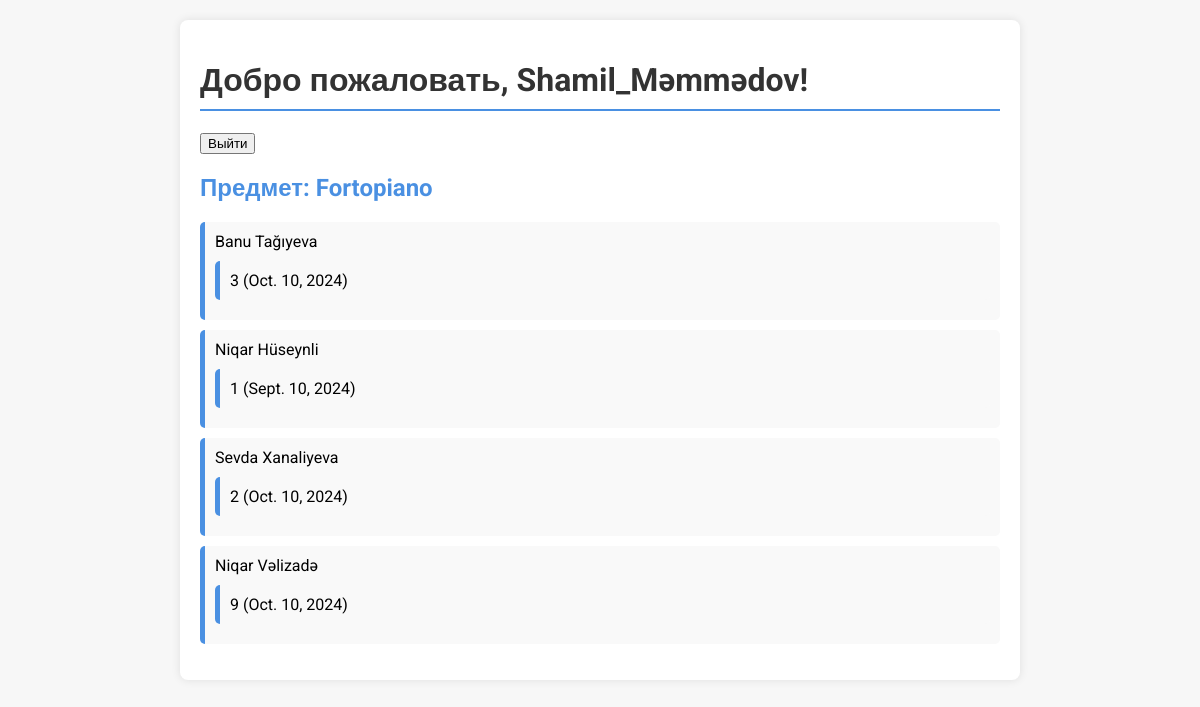
The app's page /teacher/dashboard/ (signed in) with its own data.
### journal_app/models.py (models this page shows, shortened)
class Teacher(models.Model):
    user = models.OneToOneField(User, on_delete=models.CASCADE)
    subject = models.ForeignKey(Subject, on_delete=models.CASCADE)

class Subject(models.Model):
    name = models.CharField(max_length=100)

class Student(models.Model):
    first_name = models.CharField(max_length=100)
    last_name = models.CharField(max_length=100)
    student_id = models.CharField(max_length=10, unique=True)
    date_of_birth = models.DateField()

class Grade(models.Model):
    student = models.ForeignKey(Student, on_delete=models.CASCADE)
    subject = models.ForeignKey(Subject, on_delete=models.CASCADE)
    grade = models.PositiveSmallIntegerField()
    date = models.DateField()

### teacher_app/views.py (the view)
# urls.py: path('dashboard/', views.teacher_dashboard, name='teacher_dashboard'),
@login_required
def teacher_dashboard(request):
    teacher = request.user.teacher
    groups = StudentGroup.objects.filter(teacher=teacher)
    students_with_grades = {}
    for group in groups:
        assignments = TeachingAssignment.objects.filter(group=group)
        for assignment in assignments:
            subject = assignment.subject
            student = assignment.student
            grades = Grade.objects.filter(student=student, subject=subject)
            if subject not in students_with_grades:
                students_with_grades[subject] = []
            students_with_grades[subject].append({
                'student': student,
                'grades': grades
            })
    return render(request, 'teacher_app/dashboard.html', {
        'students_with_grades': students_with_grades,
        'teacher': teacher
    })

### teacher_app/templates/teacher_app/dashboard.html (shortened to what this page needs)
{% extends 'journal_app/base.html' %}
{% load static %}
{% block content %}
    <h1>Добро пожаловать, {{ teacher.user.username }}!</h1>
    <form action="{% url 'logout' %}" method="post">
        <button type="submit">Выйти</button>
    </form>
    {% for subject, students in students_with_grades.items %}
        <h2>Предмет: {{ subject.name }}</h2>
        <ul>
            {% for item in students %}
                <li>
                    {{ item.student.first_name }} {{ item.student.last_name }}
                    <ul>
                        {% for grade in item.grades %}
                            <li>{{ grade.grade }} ({{ grade.date }})</li>
                        {% empty %}
                            <li>Нет оценок.</li>
                        {% endfor %}
                    </ul>
                </li>
            {% empty %}
                <li>Нет студентов по этому предмету.</li>
            {% endfor %}
        </ul>
    {% empty %}
        <p>Нет предметов для отображения.</p>
    {% endfor %}
{% endblock %}

### journal_app/static/journal_app/css/styles.css (style rules this page uses)
:root { --main-color: #4A90E2; --accent-color: #50E3C2; --background-color: #F7F7F7; --text-color: #333333; }
body { font-family: 'Roboto', sans-serif; background-color: var(--background-color); margin: 0; padding: 20px; }
h1 { color: var(--text-color); border-bottom: 2px solid var(--main-color); padding-bottom: 10px; }
h2 { color: var(--main-color); }
ul { list-style-type: none; padding: 0; }
li { background: #f9f9f9; margin: 10px 0; padding: 10px; border-radius: 5px; border-left: 5px solid var(--main-color); }

### records on screen
Teacher: user.username "Shamil_Məmmədov"
Subject: name "Fortopiano"
Student: student.first_name "Banu", student.last_name "Tağıyeva"
Grade: grade "3", date "Oct. 10, 2024"
Student: student.first_name "Niqar", student.last_name "Hüseynli"
Grade: grade "1", date "Sept. 10, 2024"
Student: student.first_name "Sevda", student.last_name "Xanaliyeva"
Grade: grade "2", date "Oct. 10, 2024"
Student: student.first_name "Niqar", student.last_name "Vəlizadə"
Grade: grade "9", date "Oct. 10, 2024"
